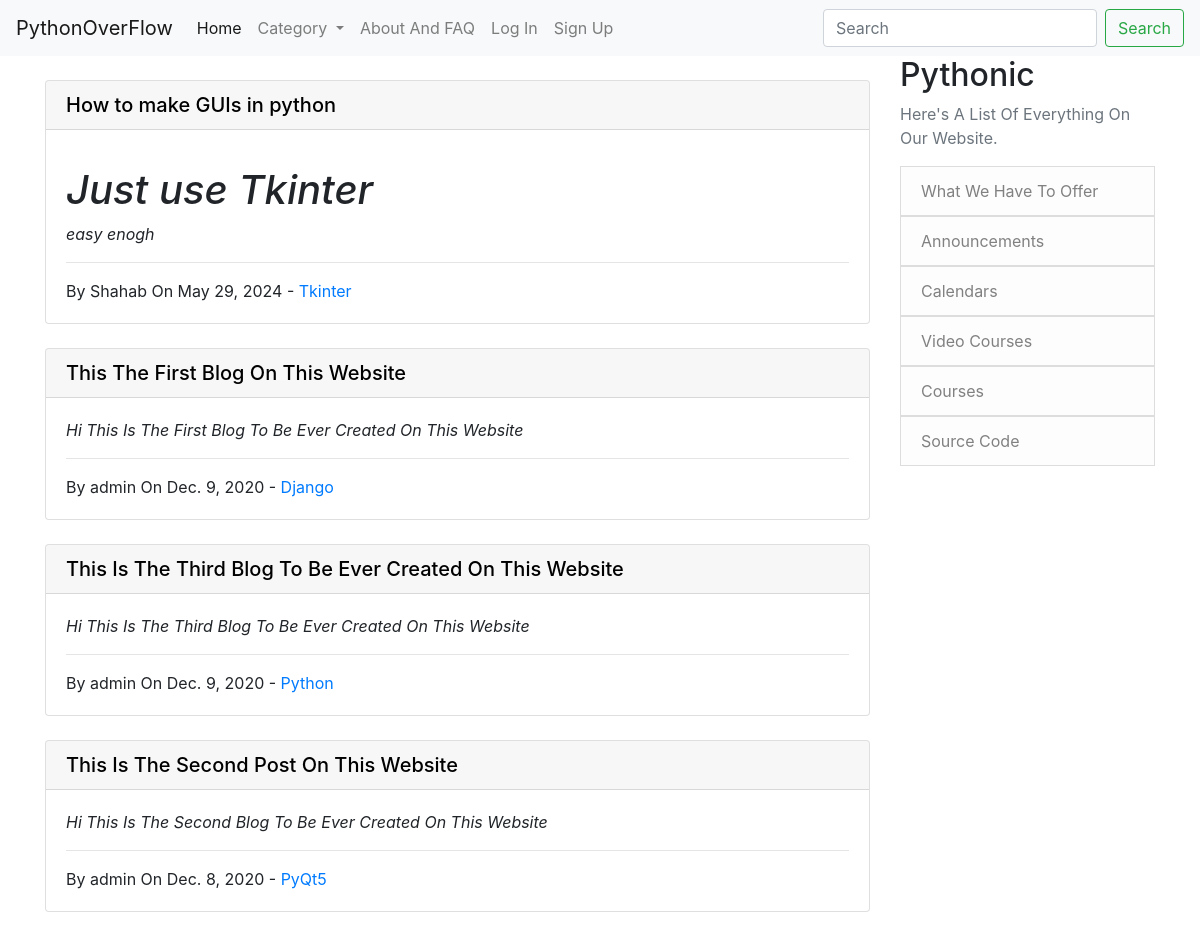
The page / on the database its author committed.
### App/models.py (models this page shows, shortened)
class Post(models.Model):
    title = models.CharField(max_length=120)
    author = models.ForeignKey(User, on_delete=models.CASCADE)
    context = RichTextField(blank=True, null=True)
    date_created = models.DateField(auto_now=True)
    category = models.CharField(max_length=30, default='Python')
    likes = models.ManyToManyField(User, related_name='blog_posts')

### App/views.py (the view)
# urls.py: path('', home_view.as_view(), name='home'),
class home_view(ListView):
    model = Post
    template_name = 'App/home.html'
    ordering = ['-date_created']
    def get_context_data(self, *args, **kwargs):
        cate_menu = Category.objects.all()
        context = super(home_view, self).get_context_data(*args, **kwargs)
        context['cate_menu'] = cate_menu
        return context

### App/models.py (called while the page is built)
    def __str__(self):
        return self.name

### App/templates/App/home.html (shortened to what this page needs)
{% extends "App/base.html" %} {% block content %}
<br />
{% for post in object_list %}
<div class="card">
  <a
    href="{% url 'post_detail' post.pk %}"
    style="text-decoration: none; color: black"
  >
    <h5 class="card-header">{{ post.title }}</h5>
  </a>
  <div class="card-body">
    <p class="card-text"><i>{{ post.context|slice:":200"|safe }}</i></p>
    <hr />
    <p class="card-text">
      By {{ post.author }} On {{ post.date_created }} -
      <a href="{% url 'post_category' post.category %}">{{ post.category }}</a>
    </p>
  </div>
</div>
<br />
{% endfor %} {% endblock %}

### App/templates/App/base.html (shortened to what this page needs)
{% load static %}
<!DOCTYPE html>
<html lang="en">
<head>
    <link rel="stylesheet" href="https://cdn.jsdelivr.net/npm/bootstrap@4.5.3/dist/css/bootstrap.min.css">
</head>
<body>
        {% if user.is_authenticated %}
        <nav class="navbar navbar-expand-lg navbar-light bg-light">
          <a class="navbar-brand" href="/">PythonOverFlow</a>
          <button class="navbar-toggler" type="button" data-toggle="collapse" data-target="#navbarSupportedContent" aria-controls="navbarSupportedContent" aria-expanded="false" aria-label="Toggle navigation">
            <span class="navbar-toggler-icon"></span>
          </button>
          <div class="collapse navbar-collapse" id="navbarSupportedContent">
            <ul class="navbar-nav mr-auto">
              <li class="nav-item">
                <a class="nav-link" href="/">Home <span class="sr-only">(current)</span></a>
              </li>
              {% if cate_menu %}
              <li class="nav-item dropdown">
                <a class="nav-link dropdown-toggle" href="#" id="navbarDropdown" role="button" data-toggle="dropdown" aria-haspopup="true" aria-expanded="false">
                  Category
                </a>
                <div class="dropdown-menu" aria-labelledby="navbarDropdown">
                  {% for item in cate_menu %}
                    <a class="dropdown-item" href="{% url 'post_category' item %}">{{ item }}</a>
                  {% endfor %}
                </div>
              </li>
              {% endif %}
              <li class="nav-item">
                <a class="nav-link" href="/about">About And FAQ</a>
              </li>
              <li class="nav-item">
                <a class="nav-link" href="/make-post">Make Post</a>
              </li>
              <li class="nav-item">
                <a class="nav-link" href="/registration/profile/">Profile</a>
              </li>
              <li class="nav-item">
                <form method="post" action="{% url 'logout-user' %}">
                    {% csrf_token %}
                    <button type="submit" class="nav-link" style="background: none; border: none;">Log Out</button>
                </form>
              </li>
            </ul>
            <form class="form-inline my-2 my-lg-0">
              <input class="form-control mr-sm-2" type="search" placeholder="Search" aria-label="Search">
              <button class="btn btn-outline-success my-2 my-sm-0" type="submit">Search</button>
            </form>
          </div>
        </nav>
        {% else %}
        <nav class="navbar navbar-expand-lg navbar-light bg-light">
          <a class="navbar-brand" href="#">PythonOverFlow</a>
          <div class="collapse navbar-collapse" id="navbarSupportedContent">
            <ul class="navbar-nav mr-auto">
              <li class="nav-item active">
                <a class="nav-link" href="/">Home <span class="sr-only">(current)</span></a>
              </li>
              {% if cate_menu %}
              <li class="nav-item dropdown">
                <a class="nav-link dropdown-toggle" href="#" id="navbarDropdown" role="button" data-toggle="dropdown" aria-haspopup="true" aria-expanded="false">
                  Category
                </a>
              </li>
              {% endif %}
              <li class="nav-item">
                <a class="nav-link" href="/about">About And FAQ</a>
              </li>
              <li class="nav-item">
                <a class="nav-link" href="/registration/login/">Log In</a>
              </li>
              <li class="nav-item">
                <a class="nav-link" href="/registration/sign-up/">Sign Up</a>
              </li>
            </ul>
            <form class="form-inline my-2 my-lg-0">
              <input class="form-control mr-sm-2" type="search" placeholder="Search" aria-label="Search">
              <button class="btn btn-outline-success my-2 my-sm-0" type="submit">Search</button>
            </form>
          </div>
        </nav>
        {% endif %}
      <main role="main" class="container">
        <div class="row">
          <div class="col-md-9">
            {% block content %}{% endblock %}
          </div>
          <div class="col-md-3">
            <div class="content-section">
              <h2>Pythonic</h2>
              <p class='text-muted'>Here's A List Of Everything On Our Website.
                <ul class="list-group">
                  <a href="/about" style="text-decoration: none;"><li class="list-group-item list-group-item-light">What We Have To Offer</li></a>
                  <a href="/about" style="text-decoration: none;"><li class="list-group-item list-group-item-light">Announcements</li></a>
                  <a href="/about" style="text-decoration: none;"><li class="list-group-item list-group-item-light">Calendars</li></a>
                  <a href="/about" style="text-decoration: none;"><li class="list-group-item list-group-item-light">Video Courses</li></a>
                  <a href="/about" style="text-decoration: none;"><li class="list-group-item list-group-item-light">Courses</li></a>
                  <a href="/about" style="text-decoration: none;"><li class="list-group-item list-group-item-light">Source Code</li></a>
                </ul>
              </p>
            </div>
          </div>
        </div>
      </main>
</body>
</html>

### rows shown on the page
Post: title "How to make GUIs in python", context "easy enogh", author "Shahab", date_created "May 29, 2024", category "Tkinter"
Post: title "This The First Blog On This Website", context "Hi This Is The First Blog To Be Ever Created On This Website", author "admin", date_created "Dec. 9, 2020", category "Django"
Post: title "This Is The Third Blog To Be Ever Created On This Website", context "Hi This Is The Third Blog To Be Ever Created On This Website", author "admin", date_created "Dec. 9, 2020", category "Python"
Post: title "This Is The Second Post On This Website", context "Hi This Is The Second Blog To Be Ever Created On This Website", author "admin", date_created "Dec. 8, 2020", category "PyQt5"
